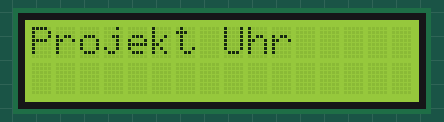
Bench run of a sketch on a simulated Arduino Uno, built with avr-gcc and run on an emulated ATmega328P. On the bench: 16×2 character LCD. What the sketch prints to the serial monitor is not drawn.

Above: at 0.1 s.
At 2.1 s:
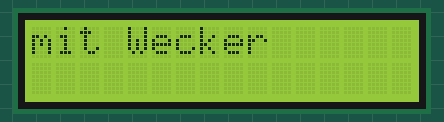

The sketch:

abbildung_fuenf.ino
```cpp
#include <Wire.h>
#include <LiquidCrystal_I2C.h>

// LCD I2C Adresse und Dimensionen
LiquidCrystal_I2C lcd(0x27, 16, 2);

void setup() {
  Serial.begin(9600); // Serielle Kommunikation beginnen
  Serial.println("LCD Initialisierung startet...");

  // Initialisierung des LCD
  lcd.init();  // Initialisiere das LCD
  lcd.backlight();
}

void loop() {
  // Text "Projekt Uhr" anzeigen
  lcd.clear();
  lcd.setCursor(0, 0); // Setze den Cursor auf die erste Zeile, erste Spalte
  lcd.print("Projekt Uhr");
  delay(2000); // Warte 2 Sekunden

  // Text "mit Wecker" anzeigen
  lcd.clear();
  lcd.setCursor(0, 0); // Setze den Cursor auf die erste Zeile, erste Spalte
  lcd.print("mit Wecker");
  delay(2000); // Warte 2 Sekunden
}
```

Measured:
- what the display in image 1 shows lasts 2.0 s, from 2.1 s to 4.1 s
